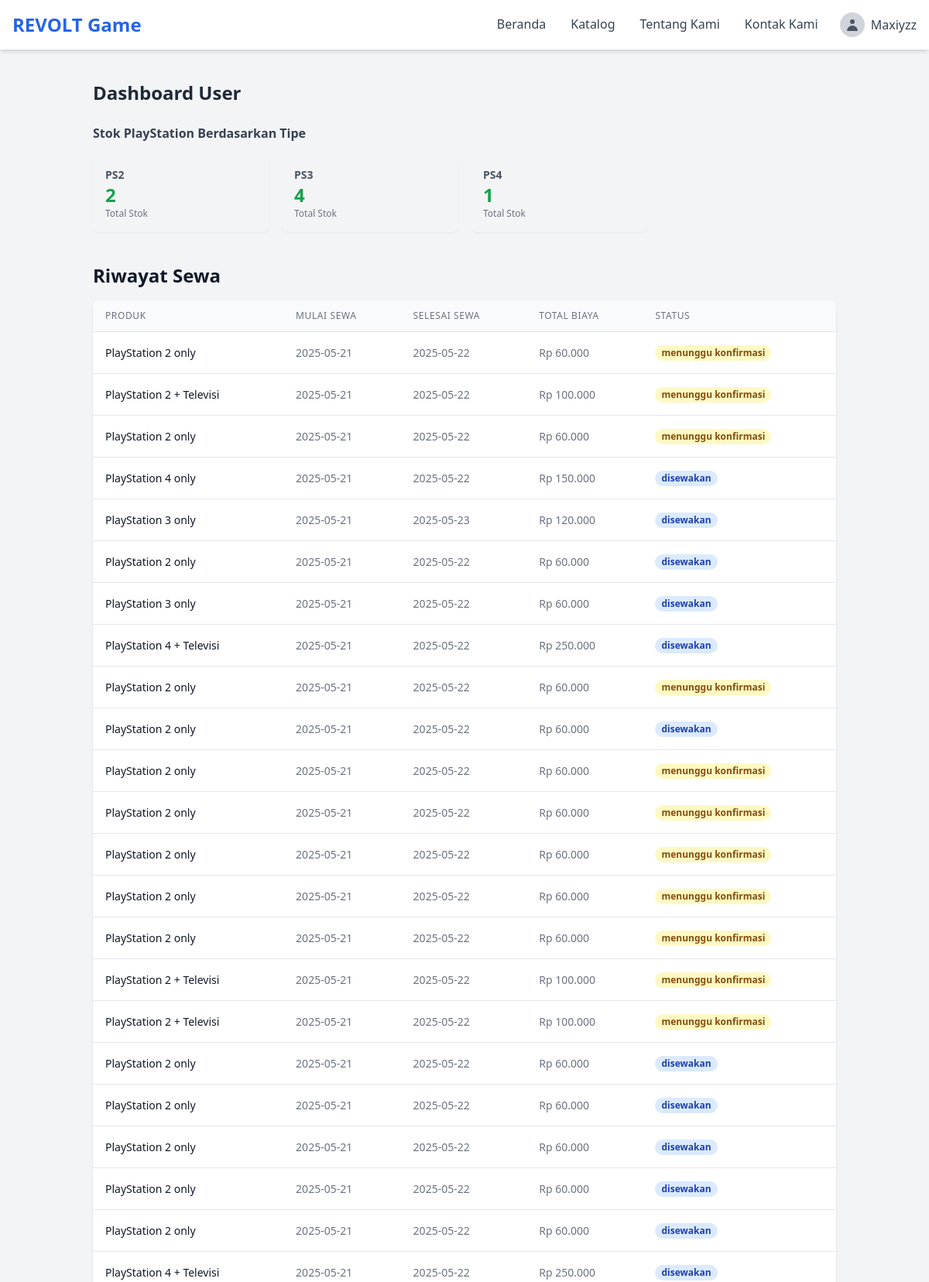
/dashboard_user.php (signed in, upper part), run on the app's committed database.
### tables this page shows
CREATE TABLE `rentals` (
  `rental_id` int(11) NOT NULL,
  `user_id` int(11) NOT NULL,
  `ps_id` int(11) NOT NULL,
  `tanggal_mulai` date NOT NULL,
  `durasi_sewa` int(11) NOT NULL,
  `tanggal_selesai` date NOT NULL,
  `total_biaya` decimal(10,2) NOT NULL,
  `status_pembayaran` enum('pending','Sukses','gagal','') NOT NULL,
  `status_penyewaan` enum('menunggu konfirmasi','diproses','disewakan','selesai','dibatalkan') NOT NULL,
  `metode_pembayaran` varchar(50) NOT NULL,
  `nama_kontak` varchar(100) NOT NULL,
  `nomor_kontak` varchar(20) NOT NULL,
  `tanggal_pemesanan` timestamp NOT NULL DEFAULT current_timestamp(),
  `created_at` timestamp NOT NULL DEFAULT current_timestamp() ON UPDATE current_timestamp(),
  `updated_at` timestamp NOT NULL DEFAULT current_timestamp() ON UPDATE current_timestamp()
);

CREATE TABLE `playstations` (
  `ps_id` int(11) NOT NULL,
  `tipe_ps` varchar(50) NOT NULL,
  `nama` varchar(100) NOT NULL,
  `deskripsi` text NOT NULL,
  `harga_sewa_per_hari` decimal(10,2) NOT NULL,
  `status_ketersediaan` enum('tersedia','tidak tersedia','','') NOT NULL DEFAULT 'tersedia',
  `gambar` varchar(255) NOT NULL,
  `created_at` timestamp NOT NULL DEFAULT current_timestamp() ON UPDATE current_timestamp(),
  `updated_at` timestamp NOT NULL DEFAULT current_timestamp() ON UPDATE current_timestamp(),
  `stok` int(11) NOT NULL
);

### dashboard_user.php (the view, shortened to what this page needs)
<?php
require_once 'includes/header.php';
$stmt_stok_tipe = $pdo->query("
    SELECT tipe_ps, SUM(stok) AS total_stok
    FROM playstations
    GROUP BY tipe_ps
    ORDER BY tipe_ps
");
$stok_per_tipe = $stmt_stok_tipe->fetchAll(PDO::FETCH_ASSOC);
$user_id = $_SESSION['user_id'];
$stmt = $pdo->prepare("
    SELECT
        r.rental_id,
        p.nama AS nama_ps,
        r.tanggal_mulai,
        r.tanggal_selesai,
        r.total_biaya,
        r.status_penyewaan
    FROM rentals r
    JOIN playstations p ON r.ps_id = p.ps_id
    WHERE r.user_id = :user_id
    ORDER BY r.tanggal_pemesanan DESC
");
$stmt->bindParam(':user_id', $user_id);
$stmt->execute();
$riwayat_sewa = $stmt->fetchAll(PDO::FETCH_ASSOC);
?>
<div class="container mx-auto mt-10 px-4 sm:px-6 lg:px-8">
    <h2 class="text-2xl font-semibold mb-6 text-gray-800">Dashboard User</h2>
    <div class="mb-10">
        <h3 class="font-semibold text-gray-700 mb-4">Stok PlayStation Berdasarkan Tipe</h3>
        <div class="grid grid-cols-1 sm:grid-cols-2 md:grid-cols-3 lg:grid-cols-4 gap-4">
            <?php if (empty($stok_per_tipe)): ?>
                <p class="text-gray-500">Tidak ada data stok PlayStation.</p>
            <?php else: ?>
                <?php foreach ($stok_per_tipe as $stok): ?>
                    <div class="bg-gray-100 rounded-lg p-4 shadow-sm">
                        <h4 class="text-sm font-semibold text-gray-600 uppercase"><?php echo htmlspecialchars($stok['tipe_ps']); ?></h4>
                        <p class="text-2xl font-bold text-green-600"><?php echo $stok['total_stok']; ?></p>
                        <p class="text-xs text-gray-500">Total Stok</p>
                    </div>
                <?php endforeach; ?>
            <?php endif; ?>
        </div>
    </div>
    <div class="mb-6">
        <h1 class="text-2xl font-semibold text-gray-900 mb-4">Riwayat Sewa</h1>
        <?php if (empty($riwayat_sewa)) : ?>
            <p class="text-gray-600">Anda belum memiliki riwayat penyewaan.</p>
        <?php else : ?>
            <div class="overflow-x-auto bg-white shadow rounded-lg">
                <table class="min-w-full divide-y divide-gray-200">
                    <thead class="bg-gray-50">
                        <tr>
                            <th class="px-4 py-3 text-left text-xs font-medium text-gray-500 uppercase tracking-wider">Produk</th>
                            <th class="px-4 py-3 text-left text-xs font-medium text-gray-500 uppercase tracking-wider">Mulai Sewa</th>
                            <th class="px-4 py-3 text-left text-xs font-medium text-gray-500 uppercase tracking-wider">Selesai Sewa</th>
                            <th class="px-4 py-3 text-left text-xs font-medium text-gray-500 uppercase tracking-wider">Total Biaya</th>
                            <th class="px-4 py-3 text-left text-xs font-medium text-gray-500 uppercase tracking-wider">Status</th>
                        </tr>
                    </thead>
                    <tbody class="bg-white divide-y divide-gray-200">
                        <?php foreach ($riwayat_sewa as $sewa) : ?>
                            <tr>
                                <td class="px-4 py-4 whitespace-nowrap text-sm text-gray-900">
                                    <?php echo $sewa['nama_ps']; ?>
                                </td>
                                <td class="px-4 py-4 whitespace-nowrap text-sm text-gray-500">
                                    <?php echo $sewa['tanggal_mulai']; ?>
                                </td>
                                <td class="px-4 py-4 whitespace-nowrap text-sm text-gray-500">
                                    <?php echo $sewa['tanggal_selesai']; ?>
                                </td>
                                <td class="px-4 py-4 whitespace-nowrap text-sm text-gray-500">
                                    Rp <?php echo number_format($sewa['total_biaya'], 0, ',', '.'); ?>
                                </td>
                                <td class="px-4 py-4 whitespace-nowrap text-sm">
                                    <span class="px-2 inline-flex text-xs leading-5 font-semibold rounded-full <?php
                                        switch ($sewa['status_penyewaan']) {
                                            case 'selesai': echo 'bg-green-100 text-green-800'; break;
                                            case 'dibatalkan': echo 'bg-red-100 text-red-800'; break;
                                            case 'disewakan': echo 'bg-blue-100 text-blue-800'; break;
                                            case 'menunggu konfirmasi': echo 'bg-yellow-100 text-yellow-800'; break;
                                        }
                                    ?>">
                                        <?php echo $sewa['status_penyewaan']; ?>
                                    </span>
                                </td>
                            </tr>
                        <?php endforeach; ?>
                    </tbody>
                </table>
            </div>
        <?php endif; ?>
    </div>
</div>
<?php include 'includes/footer.php'; ?>

### data on the page
rentals: ps.nama "PlayStation 2 only", tanggal_mulai "2025-05-21", tanggal_selesai "2025-05-22", total_biaya "60.000", status_penyewaan "menunggu konfirmasi"
rentals: ps.nama "PlayStation 2 + Televisi", tanggal_mulai "2025-05-21", tanggal_selesai "2025-05-22", total_biaya "100.000", status_penyewaan "menunggu konfirmasi"
rentals: ps.nama "PlayStation 2 only", tanggal_mulai "2025-05-21", tanggal_selesai "2025-05-22", total_biaya "60.000", status_penyewaan "menunggu konfirmasi"
rentals: ps.nama "PlayStation 4 only", tanggal_mulai "2025-05-21", tanggal_selesai "2025-05-22", total_biaya "150.000", status_penyewaan "disewakan"
rentals: ps.nama "PlayStation 3 only", tanggal_mulai "2025-05-21", tanggal_selesai "2025-05-23", total_biaya "120.000", status_penyewaan "disewakan"
rentals: ps.nama "PlayStation 2 only", tanggal_mulai "2025-05-21", tanggal_selesai "2025-05-22", total_biaya "60.000", status_penyewaan "disewakan"
rentals: ps.nama "PlayStation 3 only", tanggal_mulai "2025-05-21", tanggal_selesai "2025-05-22", total_biaya "60.000", status_penyewaan "disewakan"
rentals: ps.nama "PlayStation 4 + Televisi", tanggal_mulai "2025-05-21", tanggal_selesai "2025-05-22", total_biaya "250.000", status_penyewaan "disewakan"
rentals: ps.nama "PlayStation 2 only", tanggal_mulai "2025-05-21", tanggal_selesai "2025-05-22", total_biaya "60.000", status_penyewaan "menunggu konfirmasi"
rentals: ps.nama "PlayStation 2 only", tanggal_mulai "2025-05-21", tanggal_selesai "2025-05-22", total_biaya "60.000", status_penyewaan "disewakan"
rentals: ps.nama "PlayStation 2 only", tanggal_mulai "2025-05-21", tanggal_selesai "2025-05-22", total_biaya "60.000", status_penyewaan "menunggu konfirmasi"
rentals: ps.nama "PlayStation 2 only", tanggal_mulai "2025-05-21", tanggal_selesai "2025-05-22", total_biaya "60.000", status_penyewaan "menunggu konfirmasi"
rentals: ps.nama "PlayStation 2 only", tanggal_mulai "2025-05-21", tanggal_selesai "2025-05-22", total_biaya "60.000", status_penyewaan "menunggu konfirmasi"
rentals: ps.nama "PlayStation 2 only", tanggal_mulai "2025-05-21", tanggal_selesai "2025-05-22", total_biaya "60.000", status_penyewaan "menunggu konfirmasi"
rentals: ps.nama "PlayStation 2 only", tanggal_mulai "2025-05-21", tanggal_selesai "2025-05-22", total_biaya "60.000", status_penyewaan "menunggu konfirmasi"
rentals: ps.nama "PlayStation 2 + Televisi", tanggal_mulai "2025-05-21", tanggal_selesai "2025-05-22", total_biaya "100.000", status_penyewaan "menunggu konfirmasi"
rentals: ps.nama "PlayStation 2 + Televisi", tanggal_mulai "2025-05-21", tanggal_selesai "2025-05-22", total_biaya "100.000", status_penyewaan "menunggu konfirmasi"
rentals: ps.nama "PlayStation 2 only", tanggal_mulai "2025-05-21", tanggal_selesai "2025-05-22", total_biaya "60.000", status_penyewaan "disewakan"
rentals: ps.nama "PlayStation 2 only", tanggal_mulai "2025-05-21", tanggal_selesai "2025-05-22", total_biaya "60.000", status_penyewaan "disewakan"
rentals: ps.nama "PlayStation 2 only", tanggal_mulai "2025-05-21", tanggal_selesai "2025-05-22", total_biaya "60.000", status_penyewaan "disewakan"
rentals: ps.nama "PlayStation 2 only", tanggal_mulai "2025-05-21", tanggal_selesai "2025-05-22", total_biaya "60.000", status_penyewaan "disewakan"
rentals: ps.nama "PlayStation 2 only", tanggal_mulai "2025-05-21", tanggal_selesai "2025-05-22", total_biaya "60.000", status_penyewaan "disewakan"
rentals: ps.nama "PlayStation 4 + Televisi", tanggal_mulai "2025-05-21", tanggal_selesai "2025-05-22", total_biaya "250.000", status_penyewaan "disewakan"

### other printed values
$_SESSION['username'] "Maxiyzz"
$stok['tipe_ps'] "PS2"
$stok['total_stok'] "2"
$stok['tipe_ps'] "PS3"
$stok['total_stok'] "4"
$stok['tipe_ps'] "PS4"
$stok['total_stok'] "1"
